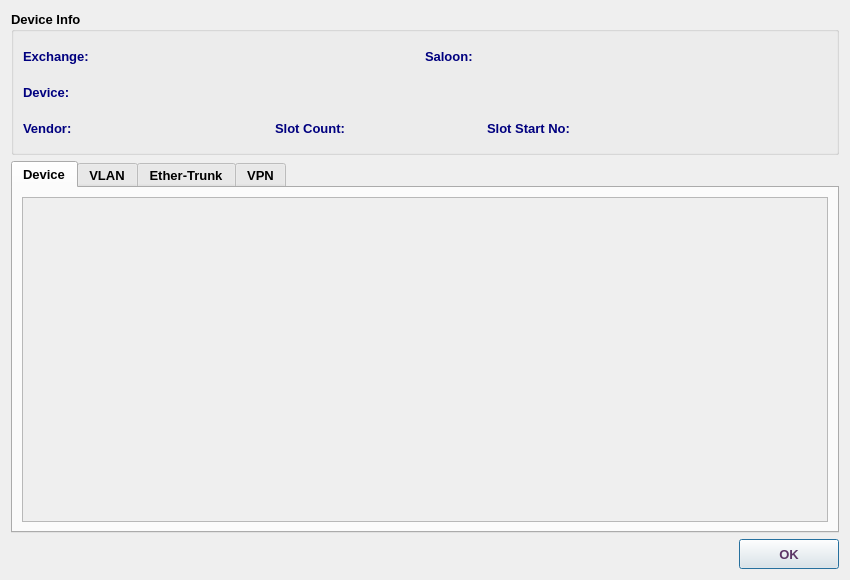
<?xml version="1.0" encoding="UTF-8"?>
<ui version="4.0">
 <class>LocalDeviceDialog</class>
 <widget class="QDialog" name="LocalDeviceDialog">
  <property name="windowModality">
   <enum>Qt::NonModal</enum>
  </property>
  <property name="geometry">
   <rect>
    <x>0</x>
    <y>0</y>
    <width>850</width>
    <height>580</height>
   </rect>
  </property>
  <property name="minimumSize">
   <size>
    <width>850</width>
    <height>580</height>
   </size>
  </property>
  <property name="maximumSize">
   <size>
    <width>5000</width>
    <height>5000</height>
   </size>
  </property>
  <property name="font">
   <font>
    <family>Tahoma</family>
    <pointsize>10</pointsize>
   </font>
  </property>
  <property name="windowTitle">
   <string>Local Device </string>
  </property>
  <property name="windowIcon">
   <iconset resource="../image.qrc">
    <normaloff>:/Image/device.png</normaloff>:/Image/device.png</iconset>
  </property>
  <layout class="QVBoxLayout" name="verticalLayout">
   <item>
    <widget class="QGroupBox" name="groupBox_6">
     <property name="font">
      <font>
       <family>Tahoma</family>
       <pointsize>10</pointsize>
       <weight>75</weight>
       <bold>true</bold>
      </font>
     </property>
     <property name="title">
      <string>Device Info</string>
     </property>
     <layout class="QVBoxLayout" name="verticalLayout_4">
      <item>
       <layout class="QHBoxLayout" name="horizontalLayout_4">
        <item>
         <layout class="QVBoxLayout" name="verticalLayout_2">
          <item>
           <layout class="QHBoxLayout" name="horizontalLayout_3">
            <item>
             <widget class="QLabel" name="label">
              <property name="minimumSize">
               <size>
                <width>90</width>
                <height>30</height>
               </size>
              </property>
              <property name="maximumSize">
               <size>
                <width>90</width>
                <height>30</height>
               </size>
              </property>
              <property name="font">
               <font>
                <family>Tahoma</family>
                <pointsize>10</pointsize>
                <weight>75</weight>
                <bold>true</bold>
               </font>
              </property>
              <property name="styleSheet">
               <string notr="true">color: rgb(0, 0, 127);</string>
              </property>
              <property name="text">
               <string>Exchange:</string>
              </property>
             </widget>
            </item>
            <item>
             <widget class="QLabel" name="exchLbl">
              <property name="sizePolicy">
               <sizepolicy hsizetype="Expanding" vsizetype="Preferred">
                <horstretch>0</horstretch>
                <verstretch>0</verstretch>
               </sizepolicy>
              </property>
              <property name="minimumSize">
               <size>
                <width>300</width>
                <height>30</height>
               </size>
              </property>
              <property name="maximumSize">
               <size>
                <width>1200</width>
                <height>30</height>
               </size>
              </property>
              <property name="font">
               <font>
                <family>Tahoma</family>
                <pointsize>10</pointsize>
                <weight>75</weight>
                <bold>true</bold>
               </font>
              </property>
              <property name="styleSheet">
               <string notr="true">color: rgb(85, 0, 127);</string>
              </property>
              <property name="text">
               <string/>
              </property>
              <property name="wordWrap">
               <bool>true</bool>
              </property>
             </widget>
            </item>
            <item>
             <widget class="QLabel" name="label_2">
              <property name="minimumSize">
               <size>
                <width>70</width>
                <height>30</height>
               </size>
              </property>
              <property name="maximumSize">
               <size>
                <width>70</width>
                <height>30</height>
               </size>
              </property>
              <property name="font">
               <font>
                <family>Tahoma</family>
                <pointsize>10</pointsize>
                <weight>75</weight>
                <bold>true</bold>
               </font>
              </property>
              <property name="styleSheet">
               <string notr="true">color: rgb(0, 0, 127);</string>
              </property>
              <property name="text">
               <string>Saloon:</string>
              </property>
              <property name="alignment">
               <set>Qt::AlignLeading|Qt::AlignLeft|Qt::AlignVCenter</set>
              </property>
             </widget>
            </item>
            <item>
             <widget class="QLabel" name="saloonLbl">
              <property name="minimumSize">
               <size>
                <width>200</width>
                <height>30</height>
               </size>
              </property>
              <property name="maximumSize">
               <size>
                <width>200</width>
                <height>30</height>
               </size>
              </property>
              <property name="font">
               <font>
                <family>Tahoma</family>
                <pointsize>10</pointsize>
                <weight>75</weight>
                <bold>true</bold>
               </font>
              </property>
              <property name="styleSheet">
               <string notr="true">color: rgb(85, 0, 127);</string>
              </property>
              <property name="text">
               <string/>
              </property>
              <property name="wordWrap">
               <bool>true</bool>
              </property>
             </widget>
            </item>
            <item>
             <spacer name="horizontalSpacer_2">
              <property name="orientation">
               <enum>Qt::Horizontal</enum>
              </property>
              <property name="sizeHint" stdset="0">
               <size>
                <width>40</width>
                <height>20</height>
               </size>
              </property>
             </spacer>
            </item>
           </layout>
          </item>
          <item>
           <layout class="QHBoxLayout" name="horizontalLayout_16">
            <item>
             <widget class="QLabel" name="label_7">
              <property name="minimumSize">
               <size>
                <width>90</width>
                <height>30</height>
               </size>
              </property>
              <property name="maximumSize">
               <size>
                <width>90</width>
                <height>30</height>
               </size>
              </property>
              <property name="font">
               <font>
                <family>Tahoma</family>
                <pointsize>10</pointsize>
                <weight>75</weight>
                <bold>true</bold>
               </font>
              </property>
              <property name="styleSheet">
               <string notr="true">color: rgb(0, 0, 127);</string>
              </property>
              <property name="text">
               <string>Device:</string>
              </property>
             </widget>
            </item>
            <item>
             <widget class="QLabel" name="deviceLbl">
              <property name="sizePolicy">
               <sizepolicy hsizetype="Expanding" vsizetype="Preferred">
                <horstretch>0</horstretch>
                <verstretch>0</verstretch>
               </sizepolicy>
              </property>
              <property name="minimumSize">
               <size>
                <width>500</width>
                <height>30</height>
               </size>
              </property>
              <property name="maximumSize">
               <size>
                <width>1200</width>
                <height>30</height>
               </size>
              </property>
              <property name="font">
               <font>
                <family>Tahoma</family>
                <pointsize>10</pointsize>
                <weight>75</weight>
                <bold>true</bold>
               </font>
              </property>
              <property name="styleSheet">
               <string notr="true">color: rgb(85, 0, 127);</string>
              </property>
              <property name="text">
               <string/>
              </property>
              <property name="wordWrap">
               <bool>true</bool>
              </property>
             </widget>
            </item>
            <item>
             <spacer name="horizontalSpacer_3">
              <property name="orientation">
               <enum>Qt::Horizontal</enum>
              </property>
              <property name="sizeHint" stdset="0">
               <size>
                <width>40</width>
                <height>20</height>
               </size>
              </property>
             </spacer>
            </item>
           </layout>
          </item>
          <item>
           <layout class="QHBoxLayout" name="horizontalLayout_9">
            <item>
             <widget class="QLabel" name="label_9">
              <property name="minimumSize">
               <size>
                <width>90</width>
                <height>30</height>
               </size>
              </property>
              <property name="maximumSize">
               <size>
                <width>90</width>
                <height>30</height>
               </size>
              </property>
              <property name="font">
               <font>
                <family>Tahoma</family>
                <pointsize>10</pointsize>
                <weight>75</weight>
                <bold>true</bold>
               </font>
              </property>
              <property name="styleSheet">
               <string notr="true">color: rgb(0, 0, 127);</string>
              </property>
              <property name="text">
               <string>Vendor:</string>
              </property>
             </widget>
            </item>
            <item>
             <widget class="QLabel" name="vendorLbl">
              <property name="minimumSize">
               <size>
                <width>150</width>
                <height>30</height>
               </size>
              </property>
              <property name="maximumSize">
               <size>
                <width>250</width>
                <height>30</height>
               </size>
              </property>
              <property name="font">
               <font>
                <family>Tahoma</family>
                <pointsize>10</pointsize>
                <weight>75</weight>
                <bold>true</bold>
               </font>
              </property>
              <property name="styleSheet">
               <string notr="true">color: rgb(85, 0, 127);</string>
              </property>
              <property name="text">
               <string/>
              </property>
              <property name="wordWrap">
               <bool>true</bool>
              </property>
             </widget>
            </item>
            <item>
             <widget class="QLabel" name="label_10">
              <property name="minimumSize">
               <size>
                <width>100</width>
                <height>30</height>
               </size>
              </property>
              <property name="maximumSize">
               <size>
                <width>150</width>
                <height>30</height>
               </size>
              </property>
              <property name="font">
               <font>
                <family>Tahoma</family>
                <pointsize>10</pointsize>
                <weight>75</weight>
                <bold>true</bold>
               </font>
              </property>
              <property name="styleSheet">
               <string notr="true">color: rgb(0, 0, 127);</string>
              </property>
              <property name="text">
               <string>Slot Count:</string>
              </property>
             </widget>
            </item>
            <item>
             <widget class="QLabel" name="slotCountLbl">
              <property name="minimumSize">
               <size>
                <width>100</width>
                <height>30</height>
               </size>
              </property>
              <property name="maximumSize">
               <size>
                <width>100</width>
                <height>30</height>
               </size>
              </property>
              <property name="font">
               <font>
                <family>Tahoma</family>
                <pointsize>10</pointsize>
                <weight>75</weight>
                <bold>true</bold>
               </font>
              </property>
              <property name="styleSheet">
               <string notr="true">color: rgb(85, 0, 127);</string>
              </property>
              <property name="text">
               <string/>
              </property>
              <property name="wordWrap">
               <bool>true</bool>
              </property>
             </widget>
            </item>
            <item>
             <widget class="QLabel" name="label_19">
              <property name="minimumSize">
               <size>
                <width>120</width>
                <height>30</height>
               </size>
              </property>
              <property name="maximumSize">
               <size>
                <width>120</width>
                <height>30</height>
               </size>
              </property>
              <property name="font">
               <font>
                <family>Tahoma</family>
                <pointsize>10</pointsize>
                <weight>75</weight>
                <bold>true</bold>
               </font>
              </property>
              <property name="styleSheet">
               <string notr="true">color: rgb(0, 0, 127);</string>
              </property>
              <property name="text">
               <string>Slot Start No:</string>
              </property>
             </widget>
            </item>
            <item>
             <widget class="QLabel" name="slotStartLbl">
              <property name="minimumSize">
               <size>
                <width>100</width>
                <height>30</height>
               </size>
              </property>
              <property name="maximumSize">
               <size>
                <width>100</width>
                <height>30</height>
               </size>
              </property>
              <property name="font">
               <font>
                <family>Tahoma</family>
                <pointsize>10</pointsize>
                <weight>75</weight>
                <bold>true</bold>
               </font>
              </property>
              <property name="styleSheet">
               <string notr="true">color: rgb(85, 0, 127);</string>
              </property>
              <property name="text">
               <string/>
              </property>
              <property name="wordWrap">
               <bool>true</bool>
              </property>
             </widget>
            </item>
            <item>
             <spacer name="horizontalSpacer_4">
              <property name="orientation">
               <enum>Qt::Horizontal</enum>
              </property>
              <property name="sizeHint" stdset="0">
               <size>
                <width>40</width>
                <height>20</height>
               </size>
              </property>
             </spacer>
            </item>
           </layout>
          </item>
         </layout>
        </item>
        <item>
         <widget class="QLabel" name="label_35">
          <property name="sizePolicy">
           <sizepolicy hsizetype="Fixed" vsizetype="Fixed">
            <horstretch>0</horstretch>
            <verstretch>0</verstretch>
           </sizepolicy>
          </property>
          <property name="minimumSize">
           <size>
            <width>64</width>
            <height>64</height>
           </size>
          </property>
          <property name="maximumSize">
           <size>
            <width>64</width>
            <height>64</height>
           </size>
          </property>
          <property name="font">
           <font>
            <family>Tahoma</family>
            <pointsize>10</pointsize>
           </font>
          </property>
          <property name="text">
           <string/>
          </property>
          <property name="pixmap">
           <pixmap resource="../image.qrc">:/Image/device.png</pixmap>
          </property>
         </widget>
        </item>
       </layout>
      </item>
     </layout>
    </widget>
   </item>
   <item>
    <widget class="QTabWidget" name="tabWidget">
     <property name="font">
      <font>
       <family>Tahoma</family>
       <pointsize>10</pointsize>
       <weight>75</weight>
       <bold>true</bold>
      </font>
     </property>
     <property name="currentIndex">
      <number>0</number>
     </property>
     <widget class="QWidget" name="deviceTab">
      <attribute name="title">
       <string>Device</string>
      </attribute>
      <layout class="QVBoxLayout" name="verticalLayout_6">
       <item>
        <widget class="QScrollArea" name="deviceTabSA">
         <property name="font">
          <font>
           <family>Tahoma</family>
           <pointsize>10</pointsize>
          </font>
         </property>
         <property name="widgetResizable">
          <bool>true</bool>
         </property>
         <widget class="QWidget" name="scrollAreaWidgetContents">
          <property name="geometry">
           <rect>
            <x>0</x>
            <y>0</y>
            <width>808</width>
            <height>313</height>
           </rect>
          </property>
          <layout class="QVBoxLayout" name="verticalLayout_7">
           <item>
            <widget class="QWidget" name="deviceParentWidget" native="true">
             <property name="font">
              <font>
               <family>Tahoma</family>
               <pointsize>10</pointsize>
              </font>
             </property>
            </widget>
           </item>
          </layout>
         </widget>
        </widget>
       </item>
      </layout>
     </widget>
     <widget class="QWidget" name="vlanTab">
      <attribute name="title">
       <string>VLAN</string>
      </attribute>
      <layout class="QVBoxLayout" name="verticalLayout_3">
       <item>
        <widget class="QTableView" name="vlanTV">
         <property name="font">
          <font>
           <family>Tahoma</family>
           <pointsize>11</pointsize>
           <weight>50</weight>
           <bold>false</bold>
          </font>
         </property>
         <property name="alternatingRowColors">
          <bool>true</bool>
         </property>
         <property name="selectionMode">
          <enum>QAbstractItemView::SingleSelection</enum>
         </property>
         <property name="selectionBehavior">
          <enum>QAbstractItemView::SelectRows</enum>
         </property>
        </widget>
       </item>
      </layout>
     </widget>
     <widget class="QWidget" name="etherTab">
      <attribute name="title">
       <string>Ether-Trunk</string>
      </attribute>
      <layout class="QVBoxLayout" name="verticalLayout_5">
       <item>
        <widget class="QTableView" name="etherTV">
         <property name="font">
          <font>
           <family>Tahoma</family>
           <pointsize>11</pointsize>
           <weight>50</weight>
           <bold>false</bold>
          </font>
         </property>
         <property name="alternatingRowColors">
          <bool>true</bool>
         </property>
         <property name="selectionMode">
          <enum>QAbstractItemView::SingleSelection</enum>
         </property>
         <property name="selectionBehavior">
          <enum>QAbstractItemView::SelectRows</enum>
         </property>
        </widget>
       </item>
      </layout>
     </widget>
     <widget class="QWidget" name="vpnTab">
      <attribute name="title">
       <string>VPN</string>
      </attribute>
      <layout class="QVBoxLayout" name="verticalLayout_14">
       <item>
        <widget class="QGroupBox" name="groupBox_9">
         <property name="font">
          <font>
           <family>Tahoma</family>
           <pointsize>10</pointsize>
           <weight>75</weight>
           <bold>true</bold>
          </font>
         </property>
         <property name="title">
          <string>VPN</string>
         </property>
         <layout class="QHBoxLayout" name="horizontalLayout_2">
          <property name="spacing">
           <number>0</number>
          </property>
          <property name="leftMargin">
           <number>0</number>
          </property>
          <property name="topMargin">
           <number>0</number>
          </property>
          <property name="rightMargin">
           <number>0</number>
          </property>
          <property name="bottomMargin">
           <number>0</number>
          </property>
          <item>
           <widget class="QTableView" name="vpnTV">
            <property name="font">
             <font>
              <family>Tahoma</family>
              <pointsize>11</pointsize>
              <weight>50</weight>
              <bold>false</bold>
             </font>
            </property>
            <property name="alternatingRowColors">
             <bool>true</bool>
            </property>
            <property name="selectionMode">
             <enum>QAbstractItemView::SingleSelection</enum>
            </property>
            <property name="selectionBehavior">
             <enum>QAbstractItemView::SelectRows</enum>
            </property>
           </widget>
          </item>
         </layout>
        </widget>
       </item>
       <item>
        <widget class="QGroupBox" name="groupBox_7">
         <property name="minimumSize">
          <size>
           <width>170</width>
           <height>75</height>
          </size>
         </property>
         <property name="maximumSize">
          <size>
           <width>16777215</width>
           <height>75</height>
          </size>
         </property>
         <property name="font">
          <font>
           <family>Tahoma</family>
           <pointsize>10</pointsize>
           <weight>75</weight>
           <bold>true</bold>
          </font>
         </property>
         <property name="title">
          <string>Export ext-community</string>
         </property>
         <layout class="QVBoxLayout" name="verticalLayout_13">
          <property name="spacing">
           <number>0</number>
          </property>
          <property name="leftMargin">
           <number>0</number>
          </property>
          <property name="topMargin">
           <number>0</number>
          </property>
          <property name="rightMargin">
           <number>0</number>
          </property>
          <property name="bottomMargin">
           <number>0</number>
          </property>
          <item>
           <widget class="QListView" name="expLV">
            <property name="font">
             <font>
              <family>Tahoma</family>
              <pointsize>11</pointsize>
              <weight>50</weight>
              <bold>false</bold>
             </font>
            </property>
            <property name="frameShape">
             <enum>QFrame::StyledPanel</enum>
            </property>
            <property name="alternatingRowColors">
             <bool>true</bool>
            </property>
            <property name="flow">
             <enum>QListView::LeftToRight</enum>
            </property>
            <property name="spacing">
             <number>5</number>
            </property>
            <property name="wordWrap">
             <bool>true</bool>
            </property>
           </widget>
          </item>
         </layout>
        </widget>
       </item>
       <item>
        <widget class="QGroupBox" name="groupBox_8">
         <property name="minimumSize">
          <size>
           <width>170</width>
           <height>75</height>
          </size>
         </property>
         <property name="maximumSize">
          <size>
           <width>16777215</width>
           <height>75</height>
          </size>
         </property>
         <property name="font">
          <font>
           <family>Tahoma</family>
           <pointsize>10</pointsize>
           <weight>75</weight>
           <bold>true</bold>
          </font>
         </property>
         <property name="title">
          <string>Import ext-community</string>
         </property>
         <layout class="QVBoxLayout" name="verticalLayout_12">
          <property name="spacing">
           <number>0</number>
          </property>
          <property name="leftMargin">
           <number>0</number>
          </property>
          <property name="topMargin">
           <number>0</number>
          </property>
          <property name="rightMargin">
           <number>0</number>
          </property>
          <property name="bottomMargin">
           <number>0</number>
          </property>
          <item>
           <widget class="QListView" name="impLV">
            <property name="font">
             <font>
              <family>Tahoma</family>
              <pointsize>11</pointsize>
              <weight>50</weight>
              <bold>false</bold>
             </font>
            </property>
            <property name="frameShape">
             <enum>QFrame::StyledPanel</enum>
            </property>
            <property name="alternatingRowColors">
             <bool>true</bool>
            </property>
            <property name="flow">
             <enum>QListView::LeftToRight</enum>
            </property>
            <property name="spacing">
             <number>5</number>
            </property>
            <property name="wordWrap">
             <bool>true</bool>
            </property>
           </widget>
          </item>
         </layout>
        </widget>
       </item>
      </layout>
     </widget>
    </widget>
   </item>
   <item>
    <layout class="QHBoxLayout" name="horizontalLayout">
     <item>
      <spacer name="horizontalSpacer">
       <property name="font">
        <font>
         <family>Tahoma</family>
         <pointsize>10</pointsize>
        </font>
       </property>
       <property name="orientation">
        <enum>Qt::Horizontal</enum>
       </property>
       <property name="sizeHint" stdset="0">
        <size>
         <width>40</width>
         <height>20</height>
        </size>
       </property>
      </spacer>
     </item>
     <item>
      <widget class="QPushButton" name="okBtn">
       <property name="sizePolicy">
        <sizepolicy hsizetype="Preferred" vsizetype="Fixed">
         <horstretch>0</horstretch>
         <verstretch>0</verstretch>
        </sizepolicy>
       </property>
       <property name="minimumSize">
        <size>
         <width>100</width>
         <height>30</height>
        </size>
       </property>
       <property name="maximumSize">
        <size>
         <width>150</width>
         <height>30</height>
        </size>
       </property>
       <property name="font">
        <font>
         <family>Tahoma</family>
         <pointsize>10</pointsize>
         <weight>75</weight>
         <bold>true</bold>
        </font>
       </property>
       <property name="styleSheet">
        <string notr="true">color: rgb(92, 53, 102);</string>
       </property>
       <property name="text">
        <string>OK</string>
       </property>
      </widget>
     </item>
    </layout>
   </item>
  </layout>
  <action name="actionEditVlan">
   <property name="icon">
    <iconset resource="../image.qrc">
     <normaloff>:/Image/edit.png</normaloff>:/Image/edit.png</iconset>
   </property>
   <property name="text">
    <string>Edit Vlan</string>
   </property>
   <property name="toolTip">
    <string>Edit Vlan</string>
   </property>
  </action>
  <action name="actionRemoveVlan">
   <property name="icon">
    <iconset resource="../image.qrc">
     <normaloff>:/Image/remove.png</normaloff>:/Image/remove.png</iconset>
   </property>
   <property name="text">
    <string>Remove Vlan</string>
   </property>
   <property name="toolTip">
    <string>Remove Vlan</string>
   </property>
  </action>
  <action name="actionEditEtherTrunk">
   <property name="icon">
    <iconset resource="../image.qrc">
     <normaloff>:/Image/edit.png</normaloff>:/Image/edit.png</iconset>
   </property>
   <property name="text">
    <string>Edit Ether-Trunk</string>
   </property>
   <property name="toolTip">
    <string>Edit Ether-Trunk</string>
   </property>
  </action>
  <action name="actionRemoveEtherTrunk">
   <property name="icon">
    <iconset resource="../image.qrc">
     <normaloff>:/Image/remove.png</normaloff>:/Image/remove.png</iconset>
   </property>
   <property name="text">
    <string>Remove Ether-Trunk</string>
   </property>
   <property name="toolTip">
    <string>Remove Ether-Trunk</string>
   </property>
  </action>
 </widget>
 <tabstops>
  <tabstop>tabWidget</tabstop>
  <tabstop>deviceTabSA</tabstop>
  <tabstop>okBtn</tabstop>
  <tabstop>vlanTV</tabstop>
  <tabstop>etherTV</tabstop>
  <tabstop>vpnTV</tabstop>
  <tabstop>expLV</tabstop>
  <tabstop>impLV</tabstop>
 </tabstops>
 <resources>
  <include location="../image.qrc"/>
 </resources>
 <connections/>
</ui>
